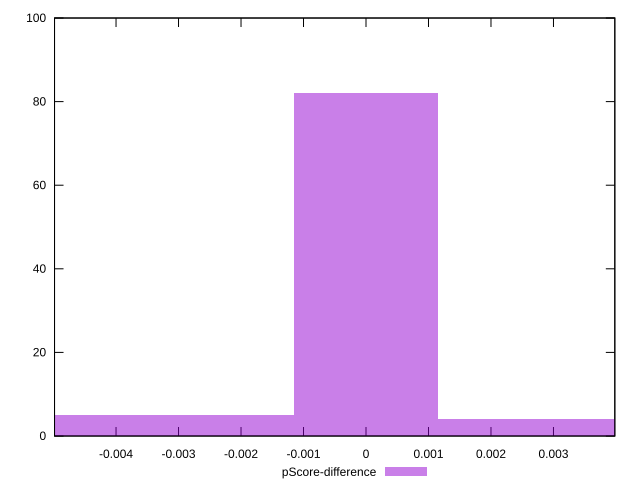

This figure's gnuplot source:
reset

$pScoreDifference <<EOF
-0.0023161635148004744 5
0 82
-0.004632327029600949 5
0.0023161635148004744 4
0.004632327029600949 4
EOF

set key outside below
set boxwidth 0.0023161635148004744
set xrange [-0.004984166622161834:0.003981666167577114]
set yrange [0:100]
set trange [0:100]
set style fill transparent solid 0.5 noborder
set terminal svg size 640, 490 enhanced background rgb 'white'
set output "report_0_00242021-02-20T12:25:28.543Z/uses-rel-preconnect/samples/pages+cached+noadtech+nomedia/pScore-difference/histogram.svg"

plot $pScoreDifference title "pScore-difference" with boxes

reset
